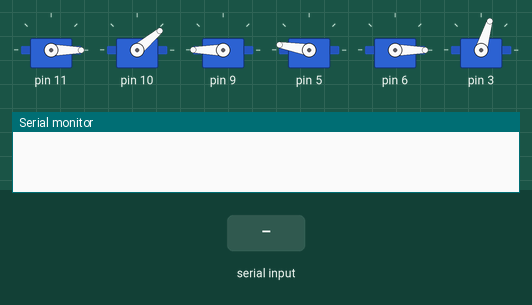
The sketch below on a simulated Arduino Uno, built with avr-gcc and run on an emulated ATmega328P. On the bench: 6 × servo, the last lines printed to the serial monitor. Inputs (shaded band) come from the test bench.

Above: at 0.1 s.
At 7.7 s:
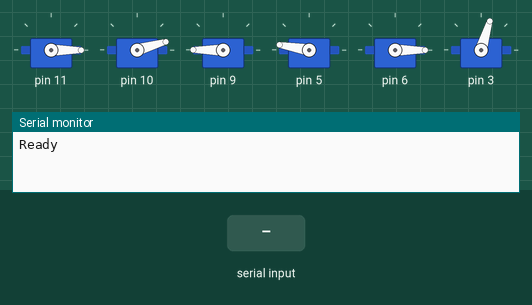
7.8 s: "0\n" received over Serial
9.3 s: "90,45,200\n" received over Serial
10.8 s: "90,45\n" received over Serial
Timing chart, 0 to 13.8 s (numbered marks = the images above; inputs shaded):
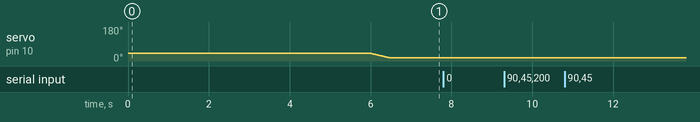

The sketch:

serial_braccio.ino
```cpp
/*
  serial_braccio.ino

 Control Braccio using serial commands

 Created on 28 Nov 2022
 by Roberto Toro
 */

#include <Braccio.h>
#include <Servo.h>

Servo base;
Servo shoulder;
Servo elbow;
Servo wrist_rot;
Servo wrist_ver;
Servo gripper;

int m0 = 20; // delay, allowed values from 10 to 30 msec.
int m1 = 0; // base degrees. Allowed values from 0 to 180 degrees.
int m2 = 15; // shoulder degrees. Allowed values from 15 to 165 degrees.
int m3 = 180; // elbow degrees. Allowed values from 0 to 180 degrees.
int m4 = 170; // wrist vertical degrees. Allowed values from 0 to 180 degrees.
int m5 = 0; // wrist rotation degrees. Allowed values from 0 to 180 degrees.
int m6 = 73; // gripper degrees. Allowed values from 10 to 73 degrees. 10: the toungue is open, 73: the gripper is closed.

void setup() {
  Braccio.begin();

  Serial.begin(9600);
  while(!Serial);
  Serial.println("Ready");

  Braccio.ServoMovement(m0, m1, m2, m3, m4, m5, m6);
}

void loop() {
  char LF = 10;

  if (Serial.available()) {
    String msg = Serial.readStringUntil(LF);

    if (msg != 0) {
      Serial.println(msg);
    }

    if(msg.startsWith("m")) {
      String num = String(msg[1]);
      Serial.println("Part number " + num);
      String val = msg.substring(3);
      Serial.println("Value " + val);
      if (num.startsWith("0")) m0 = val.toInt();
      if (num.startsWith("1")) m1 = val.toInt();
      if (num.startsWith("2")) m2 = val.toInt();
      if (num.startsWith("3")) m3 = val.toInt();
      if (num.startsWith("4")) m4 = val.toInt();
      if (num.startsWith("5")) m5 = val.toInt();
      if (num.startsWith("6")) m6 = val.toInt();
      Braccio.ServoMovement(m0, m1, m2, m3, m4, m5, m6);
    }
  }
}
```
